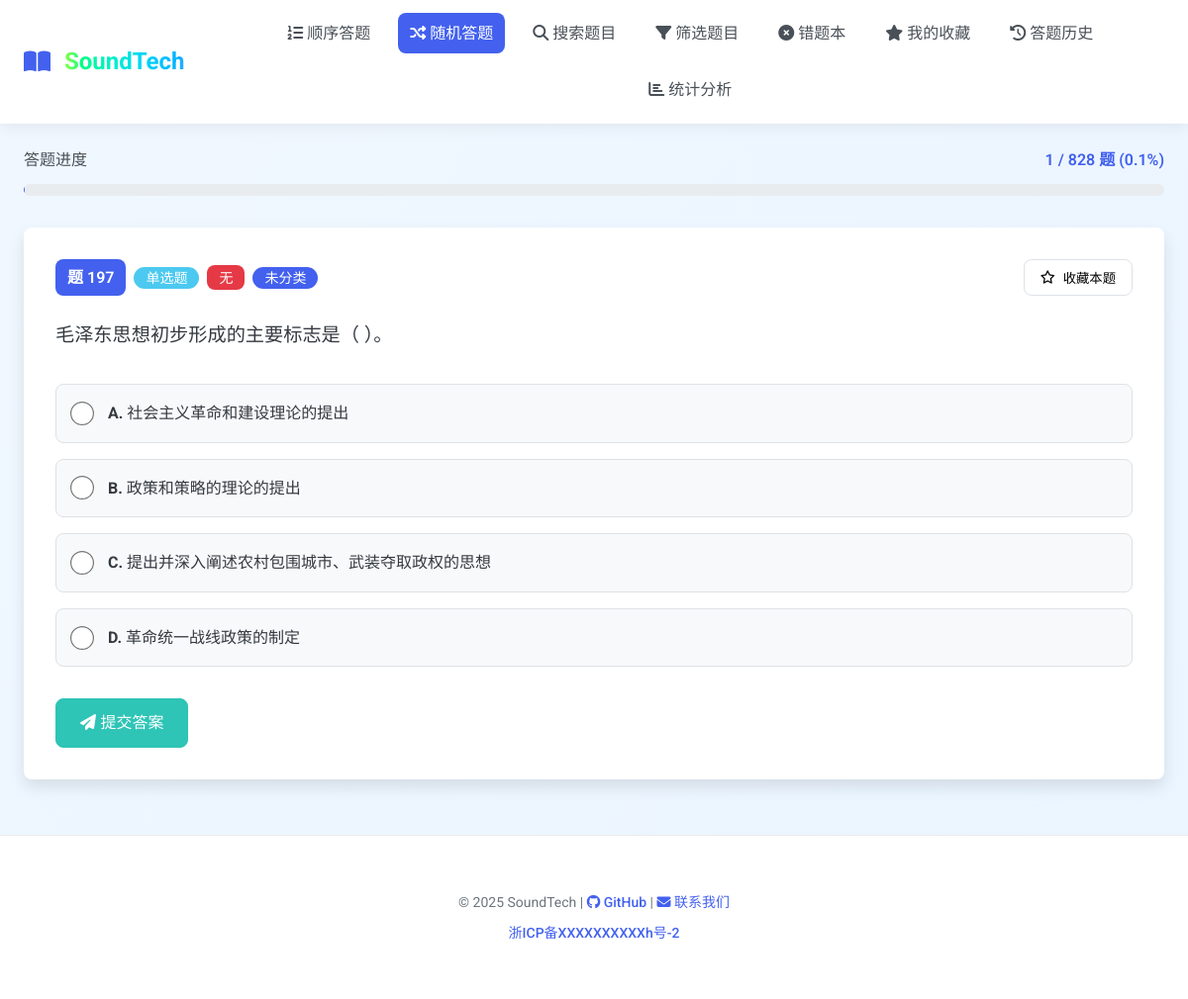
The page /random (signed in) on the database its author committed.
### tables this page shows
CREATE TABLE questions (
        id TEXT PRIMARY KEY,
        stem TEXT NOT NULL,
        answer TEXT NOT NULL,
        difficulty TEXT,
        qtype TEXT,
        category TEXT,
        options TEXT, -- JSON stored options
        created_at DATETIME DEFAULT CURRENT_TIMESTAMP
    );

### app.py (the view)
@app.route("/random", methods=['GET'])
@login_required
def random_question():
    user_id = get_user_id()
    qid = random_question_id(user_id)
    answered, total = random_question_util(user_id)
    if not qid:
        flash("您已完成所有题目！可以重置历史以重新开始。", "info")
        return render_template("question.html", question=None, answered=answered, total=total)
    question = fetch_question(qid)
    is_fav = is_favorite(user_id, qid)
    return render_template("question.html",
                          question=question,
                          answered=answered,
                          total=total,
                          is_favorite=is_fav)

### app.py (called while the page is built)
@app.before_request
def log_request_info():
    if request.endpoint not in ['static']:
        app.logger.debug(f"请求: {request.method} {request.url} - IP: {request.remote_addr} - User-Agent: {request.headers.get('User-Agent', 'Unknown')}")

@app.after_request
def log_response_info(response):
    if request.endpoint not in ['static']:
        app.logger.debug(f"响应: {response.status_code} - {request.method} {request.url}")
    return response

### handlers/authentication.py (called while the page is built)
def login_required(function):
    @wraps(function)
    def decorated_function(*args, **kwargs):
        if not is_logged_in():
            flash("请先登录后再访问该页面", "error")
            return redirect(url_for("login", next=request.url))
        return function(*args, **kwargs)
    return decorated_function

def is_logged_in() -> bool:
    return "user_id" in session

def get_user_id() -> int:
    return session.get("user_id")

### handlers/database.py (called while the page is built)
def get_db() -> sqlite3.Connection:
    conn = sqlite3.connect("./static/database.db")
    conn.row_factory = sqlite3.Row
    return conn

def fetch_question(qid):
    conn = get_db()
    cursor = conn.cursor()
    cursor.execute('SELECT * FROM questions WHERE id=?', (qid,))
    row = cursor.fetchone()
    cursor.close()
    conn.close()
    if row:
        return {
            "id": row['id'],
            "stem": row['stem'],
            "answer": row['answer'],
            "difficulty": row['difficulty'],
            "type": row['qtype'],
            "category": row['category'],
            "options": json.loads(row['options'])
        }
    else:
        return None

def random_question_id(user_id):
    conn = get_db()
    cursor = conn.cursor()
    cursor.execute('''
        SELECT id FROM questions
        WHERE id NOT IN (
            SELECT question_id FROM history WHERE user_id=?
        )
        ORDER BY RANDOM()
        LIMIT 1
    ''', (user_id,))
    row = cursor.fetchone()
    cursor.close()
    conn.close()
    if row:
        return row['id']
    else:
        return None

def is_favorite(user_id, question_id):
    conn = get_db()
    cursor = conn.cursor()
    cursor.execute('SELECT 1 FROM favorites WHERE user_id=? AND question_id=?', (user_id, question_id))
    is_fav = bool(cursor.fetchone())
    cursor.close()
    conn.close()
    return is_fav

### templates/question.html (shortened to what this page needs)
{% extends 'base.html' %}
{% block content %}
{% if answered is not none and total is not none %}
<div class="progress-container">
    <div class="progress-header">
        <span class="progress-title">答题进度</span>
        <span class="progress-value">{{ answered }} / {{ total }} 题 ({{ (answered / total * 100)|round(1) if total else 0 }}%)</span>
    </div>
    <div class="progress-bar-container">
    </div>
</div>
{% endif %}
{% if question %}
<div class="question-container">
    <div class="question-header">
        <div class="question-info">
            <span class="question-number">题 {{ question.id }}</span>
            {% if question.type %}
                <span class="badge badge-info">{{ question.type }}</span>
            {% endif %}
            {% if question.difficulty %}
                <span class="question-difficulty badge {% if question.difficulty == '简单' %}badge-success{% elif question.difficulty == '中等' %}badge-warning{% else %}badge-danger{% endif %}">
                    {{ question.difficulty }}
                </span>
            {% endif %}
            {% if question.category %}
                <span class="badge badge-primary">{{ question.category }}</span>
            {% endif %}
        </div>
        <div class="question-actions-top">
            {% if is_favorite %}
                <form method="post" action="{{ url_for('unfavorite_question', qid=question.id) }}">
                    <button type="submit" class="favorite-btn active">
                        <i class="fas fa-star"></i> 已收藏
                    </button>
                </form>
            {% else %}
                <form method="post" action="{{ url_for('favorite_question', qid=question.id) }}">
                    <button type="submit" class="favorite-btn">
                        <i class="far fa-star"></i> 收藏本题
                    </button>
                </form>
            {% endif %}
        </div>
    </div>
    <div class="question-stem">{{ question.stem }}</div>
    <form method="post" action="{{ url_for('show_question', qid=question.id) }}" class="question-form">
        <ul class="options-list">
            {% for opt_key, opt_val in question.options.items() %}
                {% set checked = user_answer is defined and (opt_key in user_answer) %}
                <li class="option-item">
                    <label class="option-label {% if checked and result_msg %}{% if opt_key in question.answer %}option-correct{% else %}option-incorrect{% endif %}{% endif %}">
                        {% if question.type == '单选题' %}
                            <input type="radio"
                                   class="option-checkbox"
                                   name="answer"
                                   value="{{ opt_key }}"
                                   required>
                        {% endif %}
                        <span class="option-text"><strong>{{ opt_key }}.</strong> {{ opt_val }}</span>
                    </label>
                </li>
            {% endfor %}
        </ul>
        <div class="question-actions">
            {% if not result_msg %}
                <div class="btn-group">
                    <button type="submit" class="btn btn-success">
                        <i class="fas fa-paper-plane"></i> 提交答案
                    </button>
                </div>
            {% endif %}
        </div>
    </form>
</div>
{% endif %}
{% endblock %}

### templates/question.html (style rules this page uses)
.question-info { display: flex; align-items: center; flex-wrap: wrap; gap: 0.5rem; }
.btn-group { display: flex; gap: 0.5rem; flex-wrap: wrap; }

### rows shown on the page
questions: id "197", type "单选题", difficulty "无", category "未分类", stem "毛泽东思想初步形成的主要标志是（ ）。"

### other values the page prints
{{ answered }} "1"
{{ total }} "828"
{{ (answered / total * 100)|round(1) if total else 0 }} "0.1"
{{ opt_key }} "A" "B" "C" "D"
{{ opt_val }} "社会主义革命和建设理论的提出" "政策和策略的理论的提出" "提出并深入阐述农村包围城市、武装夺取政权的思想" "革命统一战线政策的制定"
{{ current_year|default(2025) }} "2025"
